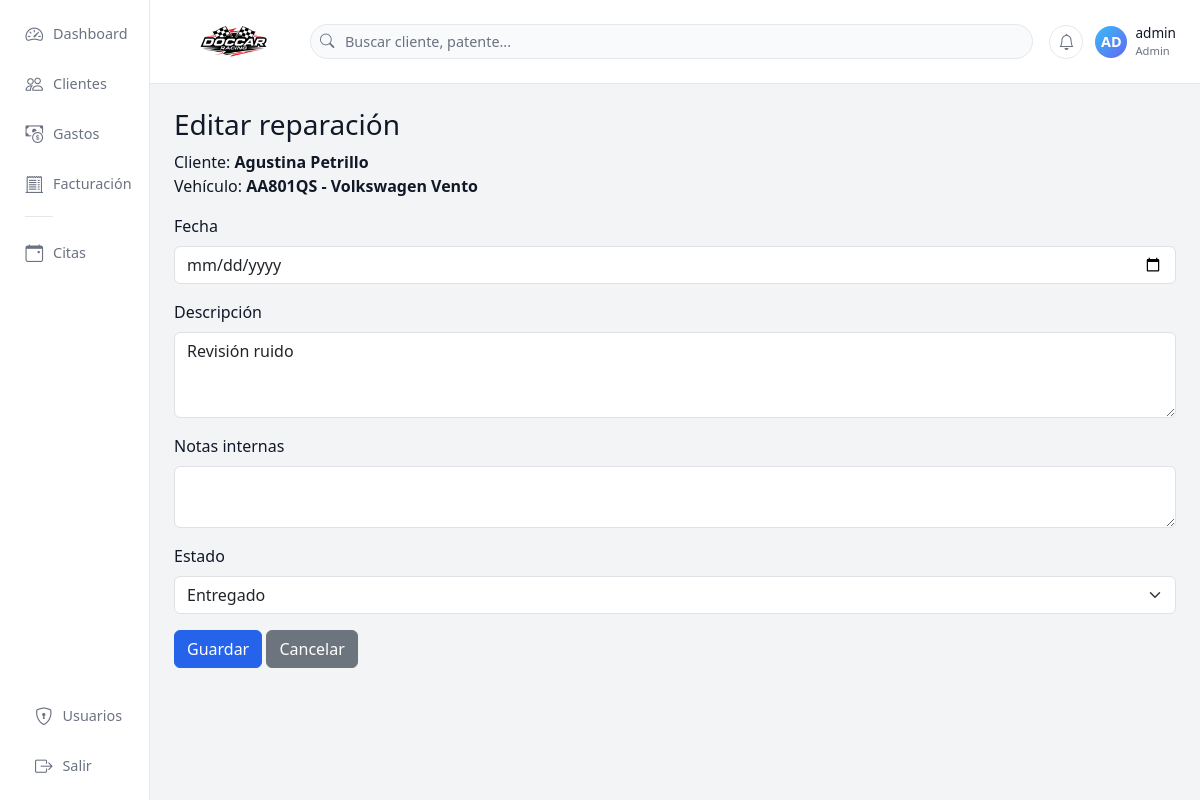
Page /reparaciones/editar/9 (signed in) on the earlier database version.
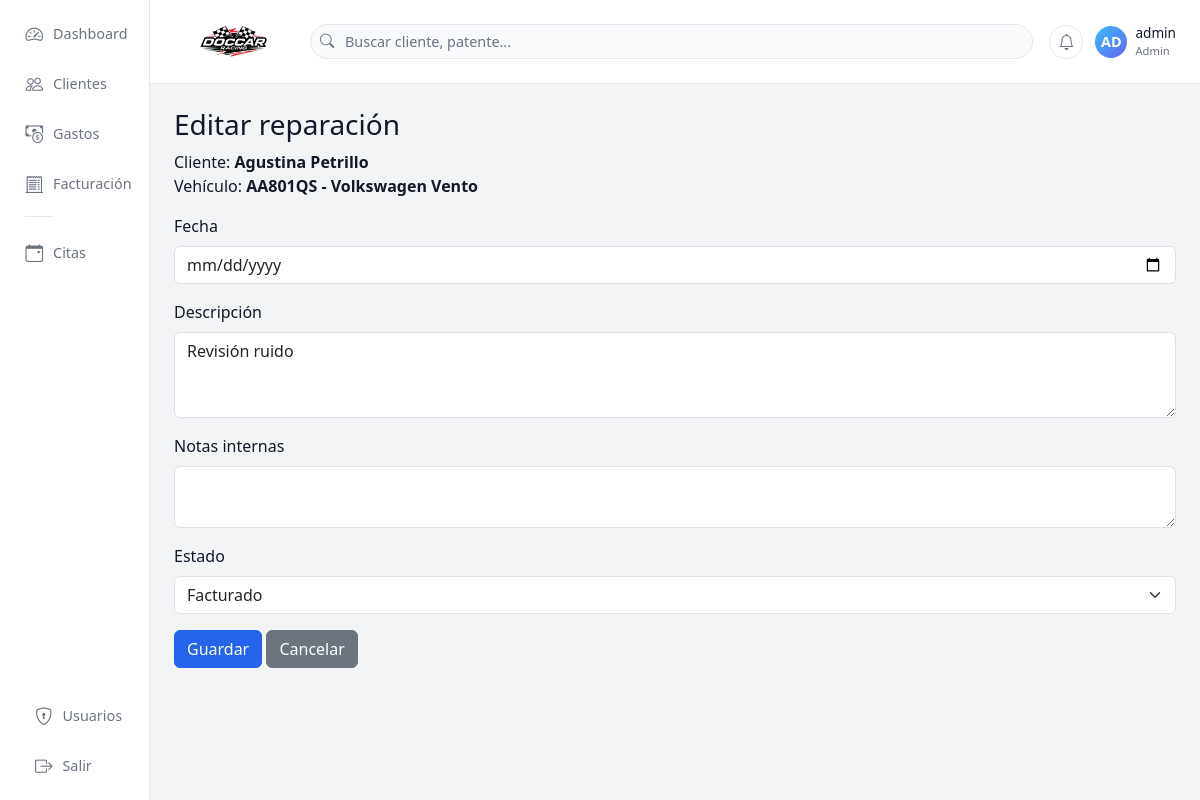
Same page on the later database version.
### tables this page shows
CREATE TABLE reparaciones (
        id INTEGER PRIMARY KEY AUTOINCREMENT,
        vehiculo_id INTEGER,
        fecha TEXT,
        descripcion TEXT,
        notas TEXT, estado TEXT,
        FOREIGN KEY(vehiculo_id) REFERENCES vehiculos(id)
    );

### app.py (the view, shortened to what this page needs)
@app.route("/reparaciones/editar/<int:reparacion_id>", methods=["GET", "POST"])
@login_required
def reparacion_editar(reparacion_id):
    con = get_con()
    cur = con.cursor()
    cur.execute("SELECT * FROM reparaciones WHERE id=?", (reparacion_id,))
    reparacion = cur.fetchone()
    if not reparacion:
        con.close()
        return redirect(url_for("clientes"))
    vehiculo_id = reparacion["vehiculo_id"]
    cur.execute("SELECT * FROM vehiculos WHERE id=?", (vehiculo_id,))
    vehiculo = cur.fetchone()
    cliente_id = vehiculo["cliente_id"]
    cur.execute("SELECT * FROM clientes WHERE id=?", (cliente_id,))
    cliente = cur.fetchone()
    con.close()
    return render_template("reparacion_form.html", cliente=cliente, vehiculo=vehiculo, reparacion=reparacion, estados=ESTADOS)

### app.py (called while the page is built)
def get_con():
    con = sqlite3.connect(DB_NAME)
    con.row_factory = sqlite3.Row
    return con

def login_required(f):
    @wraps(f)
    def wrapper(*args, **kwargs):
        if "user_id" not in session:
            return redirect(url_for("login"))
        return f(*args, **kwargs)
    return wrapper

### templates/reparacion_form.html
{% extends "base.html" %}
{% block contenido %}
<h3>
    {% if reparacion %}
        Editar reparación
    {% else %}
        Nueva reparación
    {% endif %}
</h3>
<p>
    Cliente: <strong>{{ cliente.nombre }} {{ cliente.apellido }}</strong><br>
    Vehículo: <strong>{{ vehiculo.patente }} - {{ vehiculo.marca }} {{ vehiculo.modelo }}</strong>
</p>
{% if reparacion %}
    {% set estado_actual = reparacion.estado %}
{% else %}
    {% set estado_actual = "Presupuesto" %}
{% endif %}
<form method="POST">
    <div class="mb-3">
        <label class="form-label">Fecha</label>
        <input
            type="date"
            class="form-control"
            name="fecha"
            value="{{ reparacion.fecha if reparacion else '' }}"
            required
        >
    </div>
    <div class="mb-3">
        <label class="form-label">Descripción</label>
        <textarea
            class="form-control"
            name="descripcion"
            rows="3"
        >{{ reparacion.descripcion if reparacion else '' }}</textarea>
    </div>
    <div class="mb-3">
        <label class="form-label">Notas internas</label>
        <textarea
            class="form-control"
            name="notas"
            rows="2"
        >{{ reparacion.notas if reparacion else '' }}</textarea>
    </div>
    <div class="mb-3">
        <label class="form-label">Estado</label>
        <select name="estado" class="form-select">
            {% for e in estados %}
                <option value="{{ e }}"
                    {% if estado_actual == e %}selected{% endif %}>
                    {{ e }}
                </option>
            {% endfor %}
        </select>
    </div>
    <button class="btn btn-primary">Guardar</button>
    <a href="{{ url_for('reparaciones_vehiculo', vehiculo_id=vehiculo.id) }}"
       class="btn btn-secondary">
        Cancelar
    </a>
</form>
{% endblock %}

Differences in the rows shown:
changed reparaciones "Revisión ruido": estado "Entregado" → "Facturado"
